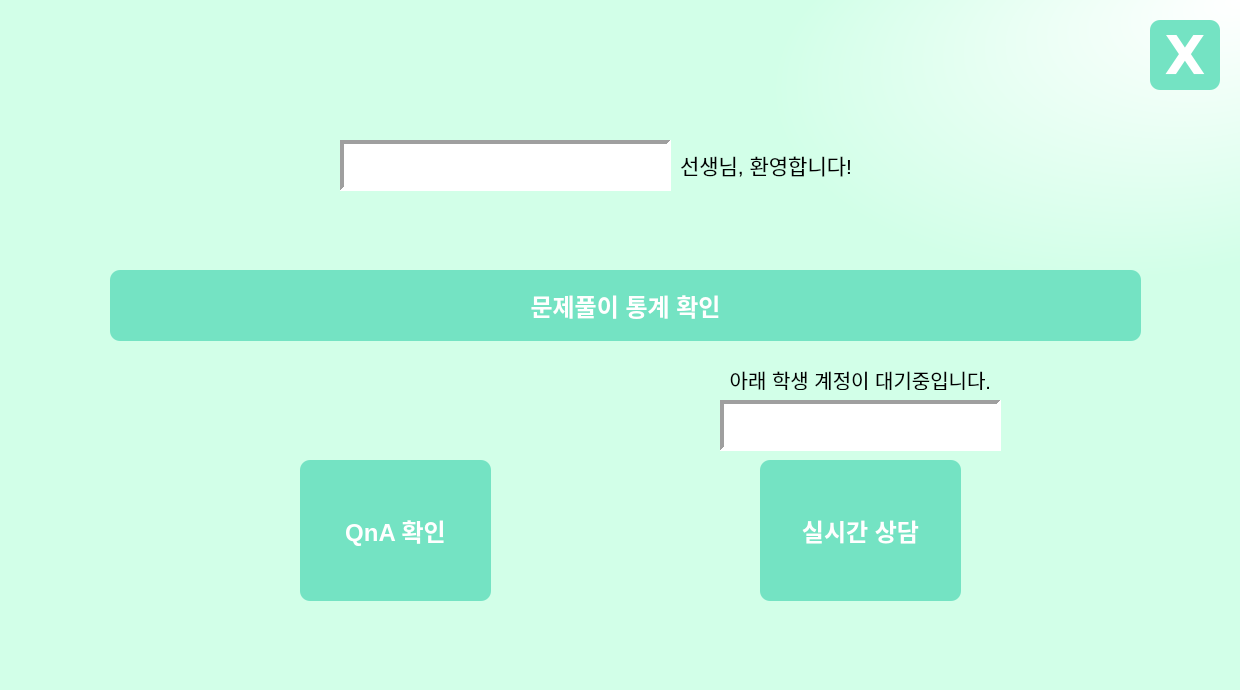
<?xml version="1.0" encoding="UTF-8"?>
<ui version="4.0">
 <class>MainWindow</class>
 <widget class="QMainWindow" name="MainWindow">
  <property name="geometry">
   <rect>
    <x>0</x>
    <y>0</y>
    <width>1240</width>
    <height>690</height>
   </rect>
  </property>
  <property name="windowTitle">
   <string>MainWindow</string>
  </property>
  <property name="styleSheet">
   <string notr="true">QMainWindow{
background-color: qradialgradient(spread:pad, cx:0.807667, cy:0.239, radius:0.5, fx:1, fy:0, stop:0 rgba(255, 255, 255, 255), stop:0.546875 rgba(210, 255, 232, 255))
}</string>
  </property>
  <widget class="QWidget" name="centralwidget">
   <widget class="QPushButton" name="exit_Btn">
    <property name="geometry">
     <rect>
      <x>1150</x>
      <y>20</y>
      <width>70</width>
      <height>70</height>
     </rect>
    </property>
    <property name="font">
     <font>
      <family>DejaVu Sans</family>
      <pointsize>40</pointsize>
      <weight>75</weight>
      <bold>true</bold>
     </font>
    </property>
    <property name="styleSheet">
     <string notr="true">QPushButton{
border-radius:10px;
background-color:#74E3C3;
color:#fff;
}

QPushButton:hover{
background-color:#fff;
color:#74E3C3;
}
</string>
    </property>
    <property name="text">
     <string>X</string>
    </property>
    <property name="autoDefault">
     <bool>false</bool>
    </property>
   </widget>
   <widget class="QStackedWidget" name="stackedWidget">
    <property name="geometry">
     <rect>
      <x>20</x>
      <y>20</y>
      <width>1121</width>
      <height>650</height>
     </rect>
    </property>
    <property name="sizePolicy">
     <sizepolicy hsizetype="Preferred" vsizetype="Preferred">
      <horstretch>0</horstretch>
      <verstretch>0</verstretch>
     </sizepolicy>
    </property>
    <property name="minimumSize">
     <size>
      <width>1120</width>
      <height>650</height>
     </size>
    </property>
    <property name="maximumSize">
     <size>
      <width>1920</width>
      <height>1070</height>
     </size>
    </property>
    <property name="currentIndex">
     <number>0</number>
    </property>
    <widget class="QWidget" name="mainpg">
     <widget class="QPushButton" name="checkStatistic_Btn">
      <property name="geometry">
       <rect>
        <x>90</x>
        <y>250</y>
        <width>1031</width>
        <height>71</height>
       </rect>
      </property>
      <property name="font">
       <font>
        <pointsize>18</pointsize>
        <weight>75</weight>
        <bold>true</bold>
       </font>
      </property>
      <property name="styleSheet">
       <string notr="true">QPushButton{
border-radius:10px;
background-color:#74E3C3;
color:#fff;
}

QPushButton:hover{
background-color:#fff;
color:#74E3C3;
}</string>
      </property>
      <property name="text">
       <string>문제풀이 통계 확인</string>
      </property>
      <property name="autoDefault">
       <bool>false</bool>
      </property>
     </widget>
     <widget class="QPushButton" name="RTchatBtn">
      <property name="geometry">
       <rect>
        <x>740</x>
        <y>440</y>
        <width>201</width>
        <height>141</height>
       </rect>
      </property>
      <property name="font">
       <font>
        <pointsize>18</pointsize>
        <weight>75</weight>
        <bold>true</bold>
       </font>
      </property>
      <property name="styleSheet">
       <string notr="true">QPushButton{
border-radius:10px;
background-color:#74E3C3;
color:#fff;
}

QPushButton:hover{
background-color:#fff;
color:#74E3C3;
}</string>
      </property>
      <property name="text">
       <string>실시간 상담</string>
      </property>
      <property name="autoDefault">
       <bool>false</bool>
      </property>
     </widget>
     <widget class="QPushButton" name="checkQnA_Btn">
      <property name="geometry">
       <rect>
        <x>280</x>
        <y>440</y>
        <width>191</width>
        <height>141</height>
       </rect>
      </property>
      <property name="font">
       <font>
        <pointsize>18</pointsize>
        <weight>75</weight>
        <bold>true</bold>
       </font>
      </property>
      <property name="styleSheet">
       <string notr="true">QPushButton{
border-radius:10px;
background-color:#74E3C3;
color:#fff;
}

QPushButton:hover{
background-color:#fff;
color:#74E3C3;
}</string>
      </property>
      <property name="text">
       <string>QnA 확인</string>
      </property>
      <property name="autoDefault">
       <bool>false</bool>
      </property>
      <property name="default">
       <bool>false</bool>
      </property>
     </widget>
     <widget class="QTextBrowser" name="name_teacher">
      <property name="geometry">
       <rect>
        <x>320</x>
        <y>120</y>
        <width>331</width>
        <height>51</height>
       </rect>
      </property>
      <property name="font">
       <font>
        <pointsize>17</pointsize>
       </font>
      </property>
      <property name="styleSheet">
       <string notr="true"/>
      </property>
      <property name="frameShape">
       <enum>QFrame::Panel</enum>
      </property>
      <property name="lineWidth">
       <number>4</number>
      </property>
     </widget>
     <widget class="QLabel" name="welcome">
      <property name="geometry">
       <rect>
        <x>660</x>
        <y>124</y>
        <width>171</width>
        <height>41</height>
       </rect>
      </property>
      <property name="font">
       <font>
        <pointsize>16</pointsize>
       </font>
      </property>
      <property name="text">
       <string>선생님, 환영합니다!</string>
      </property>
     </widget>
     <widget class="QTextBrowser" name="standby_name">
      <property name="geometry">
       <rect>
        <x>700</x>
        <y>380</y>
        <width>281</width>
        <height>51</height>
       </rect>
      </property>
      <property name="font">
       <font>
        <pointsize>17</pointsize>
       </font>
      </property>
      <property name="styleSheet">
       <string notr="true"/>
      </property>
      <property name="frameShape">
       <enum>QFrame::Panel</enum>
      </property>
      <property name="lineWidth">
       <number>4</number>
      </property>
     </widget>
     <widget class="QLabel" name="standby">
      <property name="geometry">
       <rect>
        <x>710</x>
        <y>350</y>
        <width>261</width>
        <height>20</height>
       </rect>
      </property>
      <property name="font">
       <font>
        <pointsize>15</pointsize>
       </font>
      </property>
      <property name="text">
       <string>아래 학생 계정이 대기중입니다.</string>
      </property>
      <property name="alignment">
       <set>Qt::AlignRight|Qt::AlignTrailing|Qt::AlignVCenter</set>
      </property>
     </widget>
    </widget>
    <widget class="QWidget" name="pg1_stastics">
     <widget class="QScrollArea" name="scrollArea">
      <property name="geometry">
       <rect>
        <x>0</x>
        <y>50</y>
        <width>401</width>
        <height>441</height>
       </rect>
      </property>
      <property name="minimumSize">
       <size>
        <width>0</width>
        <height>0</height>
       </size>
      </property>
      <property name="frameShape">
       <enum>QFrame::Panel</enum>
      </property>
      <property name="lineWidth">
       <number>4</number>
      </property>
      <property name="widgetResizable">
       <bool>true</bool>
      </property>
      <widget class="QWidget" name="scrollcontent">
       <property name="geometry">
        <rect>
         <x>0</x>
         <y>0</y>
         <width>379</width>
         <height>1500</height>
        </rect>
       </property>
       <property name="minimumSize">
        <size>
         <width>0</width>
         <height>1500</height>
        </size>
       </property>
       <widget class="QTableView" name="student_ans">
        <property name="geometry">
         <rect>
          <x>0</x>
          <y>0</y>
          <width>385</width>
          <height>1501</height>
         </rect>
        </property>
        <property name="minimumSize">
         <size>
          <width>0</width>
          <height>700</height>
         </size>
        </property>
        <property name="frameShape">
         <enum>QFrame::Panel</enum>
        </property>
        <property name="lineWidth">
         <number>0</number>
        </property>
       </widget>
      </widget>
     </widget>
     <widget class="QLineEdit" name="input_student">
      <property name="geometry">
       <rect>
        <x>10</x>
        <y>0</y>
        <width>281</width>
        <height>41</height>
       </rect>
      </property>
      <property name="font">
       <font>
        <pointsize>12</pointsize>
        <weight>50</weight>
        <bold>false</bold>
        <strikeout>false</strikeout>
        <kerning>true</kerning>
       </font>
      </property>
      <property name="styleSheet">
       <string notr="true">QLineEdit{
border: 0px;
}</string>
      </property>
      <property name="text">
       <string>학생명을 입력해 주세요.</string>
      </property>
      <property name="echoMode">
       <enum>QLineEdit::Normal</enum>
      </property>
     </widget>
     <widget class="QPushButton" name="student_selectBtn">
      <property name="geometry">
       <rect>
        <x>291</x>
        <y>0</y>
        <width>111</width>
        <height>41</height>
       </rect>
      </property>
      <property name="font">
       <font>
        <pointsize>15</pointsize>
       </font>
      </property>
      <property name="styleSheet">
       <string notr="true">QPushButton{
border-radius:0px;
background-color:#74E3C3;
color:#fff;
}

QPushButton:hover{
background-color:#fff;
color:#74E3C3;
}</string>
      </property>
      <property name="text">
       <string>선택</string>
      </property>
      <property name="autoDefault">
       <bool>false</bool>
      </property>
      <property name="default">
       <bool>false</bool>
      </property>
     </widget>
     <widget class="QTextBrowser" name="question">
      <property name="geometry">
       <rect>
        <x>410</x>
        <y>100</y>
        <width>701</width>
        <height>281</height>
       </rect>
      </property>
      <property name="frameShape">
       <enum>QFrame::Panel</enum>
      </property>
      <property name="lineWidth">
       <number>4</number>
      </property>
     </widget>
     <widget class="QWidget" name="verticalLayoutWidget_2">
      <property name="geometry">
       <rect>
        <x>410</x>
        <y>390</y>
        <width>701</width>
        <height>101</height>
       </rect>
      </property>
      <layout class="QVBoxLayout" name="O_XLayout"/>
     </widget>
     <widget class="QPushButton" name="to_mainBtn">
      <property name="geometry">
       <rect>
        <x>20</x>
        <y>530</y>
        <width>131</width>
        <height>71</height>
       </rect>
      </property>
      <property name="font">
       <font>
        <family>나눔스퀘어라운드</family>
        <pointsize>16</pointsize>
        <weight>75</weight>
        <bold>true</bold>
       </font>
      </property>
      <property name="styleSheet">
       <string notr="true">QPushButton{
border-radius:10px;
background-color:#74E3C3;
color:#fff;
}

QPushButton:hover{
background-color:#fff;
color:#74E3C3;
}
</string>
      </property>
      <property name="text">
       <string>◀메인으로</string>
      </property>
      <property name="autoDefault">
       <bool>false</bool>
      </property>
     </widget>
     <widget class="QPushButton" name="to_QnABtn">
      <property name="geometry">
       <rect>
        <x>980</x>
        <y>530</y>
        <width>131</width>
        <height>71</height>
       </rect>
      </property>
      <property name="font">
       <font>
        <family>나눔스퀘어라운드</family>
        <pointsize>16</pointsize>
        <weight>75</weight>
        <bold>true</bold>
       </font>
      </property>
      <property name="styleSheet">
       <string notr="true">QPushButton{
border-radius:10px;
background-color:#74E3C3;
color:#fff;
}

QPushButton:hover{
background-color:#fff;
color:#74E3C3;
}
</string>
      </property>
      <property name="text">
       <string>QnA 확인</string>
      </property>
      <property name="autoDefault">
       <bool>false</bool>
      </property>
     </widget>
     <widget class="QLineEdit" name="input_Qnum">
      <property name="geometry">
       <rect>
        <x>510</x>
        <y>50</y>
        <width>191</width>
        <height>41</height>
       </rect>
      </property>
      <property name="font">
       <font>
        <pointsize>12</pointsize>
        <weight>50</weight>
        <bold>false</bold>
        <strikeout>false</strikeout>
        <kerning>true</kerning>
       </font>
      </property>
      <property name="styleSheet">
       <string notr="true">QLineEdit{
border: 0px;
}</string>
      </property>
      <property name="text">
       <string/>
      </property>
      <property name="frame">
       <bool>true</bool>
      </property>
      <property name="echoMode">
       <enum>QLineEdit::Normal</enum>
      </property>
     </widget>
     <widget class="QPushButton" name="Qnum_selectBtn">
      <property name="geometry">
       <rect>
        <x>700</x>
        <y>50</y>
        <width>111</width>
        <height>41</height>
       </rect>
      </property>
      <property name="font">
       <font>
        <pointsize>15</pointsize>
       </font>
      </property>
      <property name="styleSheet">
       <string notr="true">QPushButton{
border-radius:0px;
background-color:#74E3C3;
color:#fff;
}

QPushButton:hover{
background-color:#fff;
color:#74E3C3;
}</string>
      </property>
      <property name="text">
       <string>선택</string>
      </property>
      <property name="autoDefault">
       <bool>false</bool>
      </property>
      <property name="default">
       <bool>false</bool>
      </property>
      <property name="flat">
       <bool>false</bool>
      </property>
     </widget>
     <widget class="QLabel" name="qnum">
      <property name="geometry">
       <rect>
        <x>410</x>
        <y>56</y>
        <width>101</width>
        <height>31</height>
       </rect>
      </property>
      <property name="font">
       <font>
        <pointsize>14</pointsize>
       </font>
      </property>
      <property name="text">
       <string>검색할 문항</string>
      </property>
      <property name="alignment">
       <set>Qt::AlignCenter</set>
      </property>
     </widget>
    </widget>
    <widget class="QWidget" name="pg2_QnA">
     <widget class="QPushButton" name="to_statisticBtn">
      <property name="geometry">
       <rect>
        <x>20</x>
        <y>530</y>
        <width>131</width>
        <height>71</height>
       </rect>
      </property>
      <property name="font">
       <font>
        <family>나눔스퀘어라운드</family>
        <pointsize>16</pointsize>
        <weight>75</weight>
        <bold>true</bold>
       </font>
      </property>
      <property name="styleSheet">
       <string notr="true">QPushButton{
border-radius:10px;
background-color:#74E3C3;
color:#fff;
}

QPushButton:hover{
background-color:#fff;
color:#74E3C3;
}
</string>
      </property>
      <property name="text">
       <string>통계 확인</string>
      </property>
      <property name="autoDefault">
       <bool>false</bool>
      </property>
     </widget>
     <widget class="QPushButton" name="to_RTchatBtn">
      <property name="geometry">
       <rect>
        <x>980</x>
        <y>530</y>
        <width>131</width>
        <height>71</height>
       </rect>
      </property>
      <property name="font">
       <font>
        <family>나눔스퀘어라운드</family>
        <pointsize>16</pointsize>
        <weight>75</weight>
        <bold>true</bold>
       </font>
      </property>
      <property name="styleSheet">
       <string notr="true">QPushButton{
border-radius:10px;
background-color:#74E3C3;
color:#fff;
}

QPushButton:hover{
background-color:#fff;
color:#74E3C3;
}
</string>
      </property>
      <property name="text">
       <string>학생 상담채팅</string>
      </property>
      <property name="autoDefault">
       <bool>false</bool>
      </property>
     </widget>
     <widget class="QTableWidget" name="QnATable">
      <property name="geometry">
       <rect>
        <x>0</x>
        <y>20</y>
        <width>611</width>
        <height>471</height>
       </rect>
      </property>
      <property name="styleSheet">
       <string notr="true"/>
      </property>
      <property name="frameShape">
       <enum>QFrame::Panel</enum>
      </property>
      <property name="lineWidth">
       <number>4</number>
      </property>
     </widget>
     <widget class="QTextBrowser" name="Question">
      <property name="geometry">
       <rect>
        <x>620</x>
        <y>80</y>
        <width>501</width>
        <height>351</height>
       </rect>
      </property>
      <property name="frameShape">
       <enum>QFrame::Panel</enum>
      </property>
      <property name="lineWidth">
       <number>4</number>
      </property>
     </widget>
     <widget class="QTextBrowser" name="QstuName">
      <property name="geometry">
       <rect>
        <x>620</x>
        <y>20</y>
        <width>501</width>
        <height>51</height>
       </rect>
      </property>
      <property name="frameShape">
       <enum>QFrame::Panel</enum>
      </property>
      <property name="lineWidth">
       <number>4</number>
      </property>
     </widget>
     <widget class="QTextEdit" name="Answer">
      <property name="geometry">
       <rect>
        <x>170</x>
        <y>510</y>
        <width>791</width>
        <height>131</height>
       </rect>
      </property>
      <property name="styleSheet">
       <string notr="true"/>
      </property>
      <property name="frameShape">
       <enum>QFrame::Panel</enum>
      </property>
      <property name="lineWidth">
       <number>4</number>
      </property>
     </widget>
     <widget class="QPushButton" name="QnA_loadBtn">
      <property name="geometry">
       <rect>
        <x>620</x>
        <y>440</y>
        <width>501</width>
        <height>51</height>
       </rect>
      </property>
      <property name="font">
       <font>
        <family>나눔스퀘어라운드</family>
        <pointsize>16</pointsize>
        <weight>75</weight>
        <bold>true</bold>
       </font>
      </property>
      <property name="styleSheet">
       <string notr="true">QPushButton{
border-radius:1px;
background-color:#74E3C3;
color:#fff;
}

QPushButton:hover{
background-color:#fff;
color:#74E3C3;
}
</string>
      </property>
      <property name="text">
       <string>QnA 목록 불러오기</string>
      </property>
      <property name="autoDefault">
       <bool>false</bool>
      </property>
     </widget>
    </widget>
    <widget class="QWidget" name="pg3_RTchat">
     <widget class="QPushButton" name="msg_sendBtn">
      <property name="geometry">
       <rect>
        <x>900</x>
        <y>440</y>
        <width>211</width>
        <height>51</height>
       </rect>
      </property>
      <property name="font">
       <font>
        <pointsize>15</pointsize>
       </font>
      </property>
      <property name="styleSheet">
       <string notr="true">QPushButton{
border-radius:0px;
background-color:#74E3C3;
color:#fff;
}

QPushButton:hover{
background-color:#fff;
color:#74E3C3;
}</string>
      </property>
      <property name="text">
       <string>전송하기</string>
      </property>
      <property name="autoDefault">
       <bool>false</bool>
      </property>
      <property name="default">
       <bool>false</bool>
      </property>
     </widget>
     <widget class="QTextBrowser" name="chat_space">
      <property name="geometry">
       <rect>
        <x>50</x>
        <y>30</y>
        <width>1061</width>
        <height>401</height>
       </rect>
      </property>
      <property name="frameShape">
       <enum>QFrame::Panel</enum>
      </property>
      <property name="frameShadow">
       <enum>QFrame::Sunken</enum>
      </property>
      <property name="lineWidth">
       <number>4</number>
      </property>
     </widget>
     <widget class="QTextEdit" name="msg_input">
      <property name="geometry">
       <rect>
        <x>50</x>
        <y>440</y>
        <width>851</width>
        <height>51</height>
       </rect>
      </property>
      <property name="styleSheet">
       <string notr="true"/>
      </property>
      <property name="frameShape">
       <enum>QFrame::Panel</enum>
      </property>
      <property name="frameShadow">
       <enum>QFrame::Sunken</enum>
      </property>
      <property name="lineWidth">
       <number>4</number>
      </property>
     </widget>
     <widget class="QPushButton" name="to_mainBtn2">
      <property name="geometry">
       <rect>
        <x>980</x>
        <y>530</y>
        <width>131</width>
        <height>71</height>
       </rect>
      </property>
      <property name="font">
       <font>
        <family>나눔스퀘어라운드</family>
        <pointsize>16</pointsize>
        <weight>75</weight>
        <bold>true</bold>
       </font>
      </property>
      <property name="styleSheet">
       <string notr="true">QPushButton{
border-radius:10px;
background-color:#74E3C3;
color:#fff;
}

QPushButton:hover{
background-color:#fff;
color:#74E3C3;
}
</string>
      </property>
      <property name="text">
       <string>메인으로▶</string>
      </property>
      <property name="autoDefault">
       <bool>false</bool>
      </property>
     </widget>
     <widget class="QPushButton" name="to_QnABtn2">
      <property name="geometry">
       <rect>
        <x>20</x>
        <y>530</y>
        <width>131</width>
        <height>71</height>
       </rect>
      </property>
      <property name="font">
       <font>
        <family>나눔스퀘어라운드</family>
        <pointsize>16</pointsize>
        <weight>75</weight>
        <bold>true</bold>
       </font>
      </property>
      <property name="styleSheet">
       <string notr="true">QPushButton{
border-radius:10px;
background-color:#74E3C3;
color:#fff;
}

QPushButton:hover{
background-color:#fff;
color:#74E3C3;
}
</string>
      </property>
      <property name="text">
       <string>QnA 확인</string>
      </property>
      <property name="autoDefault">
       <bool>false</bool>
      </property>
     </widget>
    </widget>
   </widget>
  </widget>
 </widget>
 <resources/>
 <connections/>
</ui>
